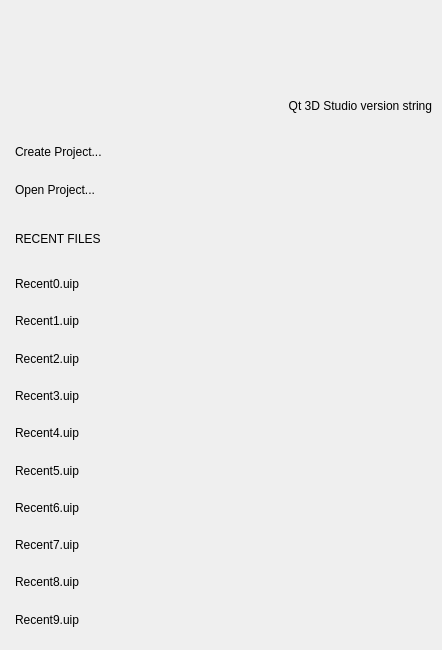
<?xml version="1.0" encoding="UTF-8"?>
<ui version="4.0">
 <class>StartupDlg</class>
 <widget class="QDialog" name="StartupDlg">
  <property name="geometry">
   <rect>
    <x>0</x>
    <y>0</y>
    <width>442</width>
    <height>650</height>
   </rect>
  </property>
  <property name="focusPolicy">
   <enum>Qt::NoFocus</enum>
  </property>
  <layout class="QVBoxLayout" name="verticalLayout">
   <property name="leftMargin">
    <number>0</number>
   </property>
   <property name="topMargin">
    <number>0</number>
   </property>
   <property name="rightMargin">
    <number>0</number>
   </property>
   <property name="bottomMargin">
    <number>0</number>
   </property>
   <item>
    <layout class="QVBoxLayout" name="verticalLayout_4">
     <property name="spacing">
      <number>-1</number>
     </property>
     <property name="leftMargin">
      <number>15</number>
     </property>
     <property name="topMargin">
      <number>90</number>
     </property>
     <property name="rightMargin">
      <number>10</number>
     </property>
     <property name="bottomMargin">
      <number>15</number>
     </property>
     <item>
      <widget class="QLabel" name="versionStr">
       <property name="sizePolicy">
        <sizepolicy hsizetype="Expanding" vsizetype="Preferred">
         <horstretch>0</horstretch>
         <verstretch>0</verstretch>
        </sizepolicy>
       </property>
       <property name="text">
        <string>Qt 3D Studio version string</string>
       </property>
       <property name="alignment">
        <set>Qt::AlignRight|Qt::AlignTrailing|Qt::AlignVCenter</set>
       </property>
      </widget>
     </item>
     <item>
      <spacer name="verticalSpacer_3">
       <property name="orientation">
        <enum>Qt::Vertical</enum>
       </property>
       <property name="sizeType">
        <enum>QSizePolicy::Fixed</enum>
       </property>
       <property name="sizeHint" stdset="0">
        <size>
         <width>20</width>
         <height>9</height>
        </size>
       </property>
      </spacer>
     </item>
     <item>
      <widget class="ClickableLabel" name="newDocument">
       <property name="sizePolicy">
        <sizepolicy hsizetype="Expanding" vsizetype="Preferred">
         <horstretch>0</horstretch>
         <verstretch>0</verstretch>
        </sizepolicy>
       </property>
       <property name="text">
        <string>Create Project...</string>
       </property>
       <property name="alignment">
        <set>Qt::AlignLeading|Qt::AlignLeft|Qt::AlignVCenter</set>
       </property>
       <property name="docIndex" stdset="0">
        <number>0</number>
       </property>
      </widget>
     </item>
     <item>
      <widget class="ClickableLabel" name="openDocument">
       <property name="sizePolicy">
        <sizepolicy hsizetype="Expanding" vsizetype="Preferred">
         <horstretch>0</horstretch>
         <verstretch>0</verstretch>
        </sizepolicy>
       </property>
       <property name="text">
        <string>Open Project...</string>
       </property>
       <property name="alignment">
        <set>Qt::AlignLeading|Qt::AlignLeft|Qt::AlignVCenter</set>
       </property>
       <property name="docIndex" stdset="0">
        <number>0</number>
       </property>
      </widget>
     </item>
     <item>
      <spacer name="verticalSpacer">
       <property name="orientation">
        <enum>Qt::Vertical</enum>
       </property>
       <property name="sizeType">
        <enum>QSizePolicy::Fixed</enum>
       </property>
       <property name="sizeHint" stdset="0">
        <size>
         <width>20</width>
         <height>12</height>
        </size>
       </property>
      </spacer>
     </item>
     <item>
      <widget class="QLabel" name="recentDocLabel">
       <property name="sizePolicy">
        <sizepolicy hsizetype="Expanding" vsizetype="Preferred">
         <horstretch>0</horstretch>
         <verstretch>0</verstretch>
        </sizepolicy>
       </property>
       <property name="font">
        <font>
         <weight>50</weight>
         <bold>false</bold>
        </font>
       </property>
       <property name="text">
        <string>RECENT FILES</string>
       </property>
       <property name="alignment">
        <set>Qt::AlignLeading|Qt::AlignLeft|Qt::AlignVCenter</set>
       </property>
       <property name="wordWrap">
        <bool>true</bool>
       </property>
      </widget>
     </item>
     <item>
      <spacer name="verticalSpacer_2">
       <property name="orientation">
        <enum>Qt::Vertical</enum>
       </property>
       <property name="sizeType">
        <enum>QSizePolicy::Fixed</enum>
       </property>
       <property name="sizeHint" stdset="0">
        <size>
         <width>20</width>
         <height>8</height>
        </size>
       </property>
      </spacer>
     </item>
     <item>
      <widget class="ClickableLabel" name="recent0">
       <property name="sizePolicy">
        <sizepolicy hsizetype="Expanding" vsizetype="Preferred">
         <horstretch>0</horstretch>
         <verstretch>0</verstretch>
        </sizepolicy>
       </property>
       <property name="text">
        <string>Recent0.uip</string>
       </property>
       <property name="alignment">
        <set>Qt::AlignLeading|Qt::AlignLeft|Qt::AlignVCenter</set>
       </property>
       <property name="docIndex" stdset="0">
        <number>0</number>
       </property>
      </widget>
     </item>
     <item>
      <widget class="ClickableLabel" name="recent1">
       <property name="sizePolicy">
        <sizepolicy hsizetype="Expanding" vsizetype="Preferred">
         <horstretch>0</horstretch>
         <verstretch>0</verstretch>
        </sizepolicy>
       </property>
       <property name="text">
        <string>Recent1.uip</string>
       </property>
       <property name="alignment">
        <set>Qt::AlignLeading|Qt::AlignLeft|Qt::AlignVCenter</set>
       </property>
       <property name="docIndex" stdset="0">
        <number>1</number>
       </property>
      </widget>
     </item>
     <item>
      <widget class="ClickableLabel" name="recent2">
       <property name="sizePolicy">
        <sizepolicy hsizetype="Expanding" vsizetype="Preferred">
         <horstretch>0</horstretch>
         <verstretch>0</verstretch>
        </sizepolicy>
       </property>
       <property name="text">
        <string>Recent2.uip</string>
       </property>
       <property name="alignment">
        <set>Qt::AlignLeading|Qt::AlignLeft|Qt::AlignVCenter</set>
       </property>
       <property name="docIndex" stdset="0">
        <number>2</number>
       </property>
      </widget>
     </item>
     <item>
      <widget class="ClickableLabel" name="recent3">
       <property name="sizePolicy">
        <sizepolicy hsizetype="Expanding" vsizetype="Preferred">
         <horstretch>0</horstretch>
         <verstretch>0</verstretch>
        </sizepolicy>
       </property>
       <property name="text">
        <string>Recent3.uip</string>
       </property>
       <property name="alignment">
        <set>Qt::AlignLeading|Qt::AlignLeft|Qt::AlignVCenter</set>
       </property>
       <property name="docIndex" stdset="0">
        <number>3</number>
       </property>
      </widget>
     </item>
     <item>
      <widget class="ClickableLabel" name="recent4">
       <property name="sizePolicy">
        <sizepolicy hsizetype="Expanding" vsizetype="Preferred">
         <horstretch>0</horstretch>
         <verstretch>0</verstretch>
        </sizepolicy>
       </property>
       <property name="text">
        <string>Recent4.uip</string>
       </property>
       <property name="alignment">
        <set>Qt::AlignLeading|Qt::AlignLeft|Qt::AlignVCenter</set>
       </property>
       <property name="docIndex" stdset="0">
        <number>4</number>
       </property>
      </widget>
     </item>
     <item>
      <widget class="ClickableLabel" name="recent5">
       <property name="sizePolicy">
        <sizepolicy hsizetype="Expanding" vsizetype="Preferred">
         <horstretch>0</horstretch>
         <verstretch>0</verstretch>
        </sizepolicy>
       </property>
       <property name="text">
        <string>Recent5.uip</string>
       </property>
       <property name="alignment">
        <set>Qt::AlignLeading|Qt::AlignLeft|Qt::AlignVCenter</set>
       </property>
       <property name="docIndex" stdset="0">
        <number>5</number>
       </property>
      </widget>
     </item>
     <item>
      <widget class="ClickableLabel" name="recent6">
       <property name="sizePolicy">
        <sizepolicy hsizetype="Expanding" vsizetype="Preferred">
         <horstretch>0</horstretch>
         <verstretch>0</verstretch>
        </sizepolicy>
       </property>
       <property name="text">
        <string>Recent6.uip</string>
       </property>
       <property name="alignment">
        <set>Qt::AlignLeading|Qt::AlignLeft|Qt::AlignVCenter</set>
       </property>
       <property name="docIndex" stdset="0">
        <number>6</number>
       </property>
      </widget>
     </item>
     <item>
      <widget class="ClickableLabel" name="recent7">
       <property name="sizePolicy">
        <sizepolicy hsizetype="Expanding" vsizetype="Preferred">
         <horstretch>0</horstretch>
         <verstretch>0</verstretch>
        </sizepolicy>
       </property>
       <property name="text">
        <string>Recent7.uip</string>
       </property>
       <property name="alignment">
        <set>Qt::AlignLeading|Qt::AlignLeft|Qt::AlignVCenter</set>
       </property>
       <property name="docIndex" stdset="0">
        <number>7</number>
       </property>
      </widget>
     </item>
     <item>
      <widget class="ClickableLabel" name="recent8">
       <property name="sizePolicy">
        <sizepolicy hsizetype="Expanding" vsizetype="Preferred">
         <horstretch>0</horstretch>
         <verstretch>0</verstretch>
        </sizepolicy>
       </property>
       <property name="text">
        <string>Recent8.uip</string>
       </property>
       <property name="alignment">
        <set>Qt::AlignLeading|Qt::AlignLeft|Qt::AlignVCenter</set>
       </property>
       <property name="docIndex" stdset="0">
        <number>8</number>
       </property>
      </widget>
     </item>
     <item>
      <widget class="ClickableLabel" name="recent9">
       <property name="sizePolicy">
        <sizepolicy hsizetype="Expanding" vsizetype="Preferred">
         <horstretch>0</horstretch>
         <verstretch>0</verstretch>
        </sizepolicy>
       </property>
       <property name="text">
        <string>Recent9.uip</string>
       </property>
       <property name="alignment">
        <set>Qt::AlignLeading|Qt::AlignLeft|Qt::AlignVCenter</set>
       </property>
       <property name="docIndex" stdset="0">
        <number>9</number>
       </property>
      </widget>
     </item>
    </layout>
   </item>
  </layout>
 </widget>
 <customwidgets>
  <customwidget>
   <class>ClickableLabel</class>
   <extends>QLabel</extends>
   <header>ClickableLabel.h</header>
  </customwidget>
 </customwidgets>
 <resources/>
 <connections/>
</ui>
